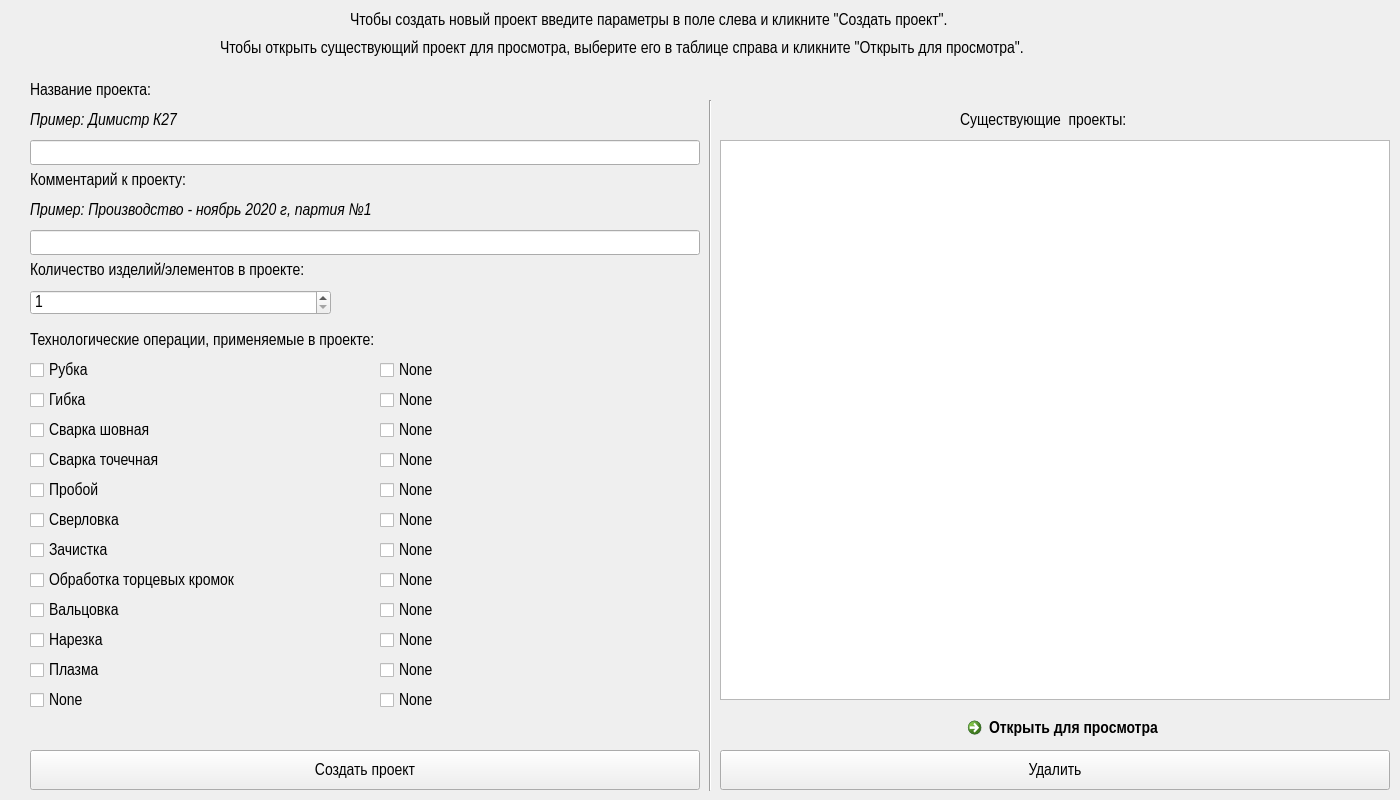
<?xml version="1.0" encoding="UTF-8"?>
<ui version="4.0">
 <class>MainW</class>
 <widget class="QMainWindow" name="MainW">
  <property name="geometry">
   <rect>
    <x>0</x>
    <y>0</y>
    <width>1400</width>
    <height>800</height>
   </rect>
  </property>
  <property name="font">
   <font>
    <family>Arial Narrow</family>
    <pointsize>13</pointsize>
   </font>
  </property>
  <property name="windowTitle">
   <string>PAP</string>
  </property>
  <widget class="QWidget" name="centralwidget">
   <widget class="Line" name="line">
    <property name="geometry">
     <rect>
      <x>700</x>
      <y>100</y>
      <width>20</width>
      <height>691</height>
     </rect>
    </property>
    <property name="orientation">
     <enum>Qt::Vertical</enum>
    </property>
   </widget>
   <widget class="QCommandLinkButton" name="commandLinkButton">
    <property name="geometry">
     <rect>
      <x>960</x>
      <y>710</y>
      <width>250</width>
      <height>30</height>
     </rect>
    </property>
    <property name="text">
     <string>Открыть для просмотра</string>
    </property>
   </widget>
   <widget class="QPushButton" name="pushButton">
    <property name="geometry">
     <rect>
      <x>720</x>
      <y>750</y>
      <width>670</width>
      <height>40</height>
     </rect>
    </property>
    <property name="text">
     <string>Удалить</string>
    </property>
   </widget>
   <widget class="QLabel" name="label">
    <property name="geometry">
     <rect>
      <x>30</x>
      <y>80</y>
      <width>670</width>
      <height>20</height>
     </rect>
    </property>
    <property name="text">
     <string>Название проекта: </string>
    </property>
   </widget>
   <widget class="QLineEdit" name="lineEdit">
    <property name="geometry">
     <rect>
      <x>30</x>
      <y>140</y>
      <width>670</width>
      <height>25</height>
     </rect>
    </property>
   </widget>
   <widget class="QLineEdit" name="lineEdit_2">
    <property name="geometry">
     <rect>
      <x>30</x>
      <y>230</y>
      <width>670</width>
      <height>25</height>
     </rect>
    </property>
   </widget>
   <widget class="QLabel" name="label_2">
    <property name="geometry">
     <rect>
      <x>30</x>
      <y>170</y>
      <width>670</width>
      <height>20</height>
     </rect>
    </property>
    <property name="text">
     <string>Комментарий к проекту:</string>
    </property>
   </widget>
   <widget class="QSpinBox" name="spinBox">
    <property name="geometry">
     <rect>
      <x>30</x>
      <y>290</y>
      <width>301</width>
      <height>25</height>
     </rect>
    </property>
    <property name="minimum">
     <number>1</number>
    </property>
    <property name="maximum">
     <number>500</number>
    </property>
   </widget>
   <widget class="QLabel" name="label_3">
    <property name="geometry">
     <rect>
      <x>30</x>
      <y>260</y>
      <width>670</width>
      <height>20</height>
     </rect>
    </property>
    <property name="text">
     <string>Количество изделий/элементов в проекте:</string>
    </property>
   </widget>
   <widget class="QCheckBox" name="checkBox">
    <property name="geometry">
     <rect>
      <x>30</x>
      <y>360</y>
      <width>300</width>
      <height>20</height>
     </rect>
    </property>
    <property name="text">
     <string>Рубка</string>
    </property>
    <property name="checked">
     <bool>false</bool>
    </property>
    <property name="tristate">
     <bool>false</bool>
    </property>
   </widget>
   <widget class="QCheckBox" name="checkBox_2">
    <property name="geometry">
     <rect>
      <x>30</x>
      <y>390</y>
      <width>300</width>
      <height>20</height>
     </rect>
    </property>
    <property name="text">
     <string>Гибка</string>
    </property>
   </widget>
   <widget class="QPushButton" name="pushButton_2">
    <property name="geometry">
     <rect>
      <x>30</x>
      <y>750</y>
      <width>670</width>
      <height>40</height>
     </rect>
    </property>
    <property name="text">
     <string>Создать проект</string>
    </property>
   </widget>
   <widget class="QLabel" name="label_5">
    <property name="geometry">
     <rect>
      <x>350</x>
      <y>10</y>
      <width>751</width>
      <height>21</height>
     </rect>
    </property>
    <property name="text">
     <string>Чтобы создать новый проект введите параметры в поле слева и кликните &quot;Создать проект&quot;.</string>
    </property>
   </widget>
   <widget class="QLabel" name="label_4">
    <property name="geometry">
     <rect>
      <x>220</x>
      <y>40</y>
      <width>1011</width>
      <height>16</height>
     </rect>
    </property>
    <property name="text">
     <string>Чтобы открыть существующий проект для просмотра, выберите его в таблице справа и кликните &quot;Открыть для просмотра&quot;.</string>
    </property>
   </widget>
   <widget class="QLabel" name="label_6">
    <property name="geometry">
     <rect>
      <x>30</x>
      <y>110</y>
      <width>670</width>
      <height>20</height>
     </rect>
    </property>
    <property name="font">
     <font>
      <italic>true</italic>
     </font>
    </property>
    <property name="text">
     <string>Пример: Димистр К27</string>
    </property>
   </widget>
   <widget class="QLabel" name="label_7">
    <property name="geometry">
     <rect>
      <x>30</x>
      <y>200</y>
      <width>670</width>
      <height>20</height>
     </rect>
    </property>
    <property name="font">
     <font>
      <italic>true</italic>
     </font>
    </property>
    <property name="text">
     <string>Пример: Производство - ноябрь 2020 г, партия №1</string>
    </property>
   </widget>
   <widget class="QLabel" name="label_8">
    <property name="geometry">
     <rect>
      <x>30</x>
      <y>330</y>
      <width>670</width>
      <height>20</height>
     </rect>
    </property>
    <property name="text">
     <string>Технологические операции, применяемые в проекте:</string>
    </property>
   </widget>
   <widget class="QCheckBox" name="checkBox_3">
    <property name="geometry">
     <rect>
      <x>30</x>
      <y>420</y>
      <width>300</width>
      <height>20</height>
     </rect>
    </property>
    <property name="text">
     <string>Сварка шовная</string>
    </property>
   </widget>
   <widget class="QCheckBox" name="checkBox_4">
    <property name="geometry">
     <rect>
      <x>30</x>
      <y>450</y>
      <width>300</width>
      <height>20</height>
     </rect>
    </property>
    <property name="text">
     <string>Сварка точечная</string>
    </property>
   </widget>
   <widget class="QCheckBox" name="checkBox_5">
    <property name="geometry">
     <rect>
      <x>30</x>
      <y>480</y>
      <width>300</width>
      <height>20</height>
     </rect>
    </property>
    <property name="text">
     <string>Пробой</string>
    </property>
   </widget>
   <widget class="QCheckBox" name="checkBox_6">
    <property name="geometry">
     <rect>
      <x>30</x>
      <y>600</y>
      <width>300</width>
      <height>20</height>
     </rect>
    </property>
    <property name="text">
     <string>Вальцовка</string>
    </property>
   </widget>
   <widget class="QCheckBox" name="checkBox_7">
    <property name="geometry">
     <rect>
      <x>30</x>
      <y>510</y>
      <width>300</width>
      <height>20</height>
     </rect>
    </property>
    <property name="text">
     <string>Сверловка</string>
    </property>
   </widget>
   <widget class="QCheckBox" name="checkBox_8">
    <property name="geometry">
     <rect>
      <x>30</x>
      <y>570</y>
      <width>300</width>
      <height>20</height>
     </rect>
    </property>
    <property name="text">
     <string>Обработка торцевых кромок</string>
    </property>
   </widget>
   <widget class="QCheckBox" name="checkBox_9">
    <property name="geometry">
     <rect>
      <x>30</x>
      <y>540</y>
      <width>300</width>
      <height>20</height>
     </rect>
    </property>
    <property name="text">
     <string>Зачистка</string>
    </property>
   </widget>
   <widget class="QCheckBox" name="checkBox_11">
    <property name="geometry">
     <rect>
      <x>30</x>
      <y>630</y>
      <width>300</width>
      <height>20</height>
     </rect>
    </property>
    <property name="text">
     <string>Нарезка</string>
    </property>
   </widget>
   <widget class="QCheckBox" name="checkBox_12">
    <property name="geometry">
     <rect>
      <x>30</x>
      <y>690</y>
      <width>300</width>
      <height>20</height>
     </rect>
    </property>
    <property name="text">
     <string>None</string>
    </property>
   </widget>
   <widget class="QCheckBox" name="checkBox_13">
    <property name="geometry">
     <rect>
      <x>30</x>
      <y>660</y>
      <width>300</width>
      <height>20</height>
     </rect>
    </property>
    <property name="text">
     <string>Плазма</string>
    </property>
   </widget>
   <widget class="QCheckBox" name="checkBox_14">
    <property name="geometry">
     <rect>
      <x>380</x>
      <y>570</y>
      <width>300</width>
      <height>20</height>
     </rect>
    </property>
    <property name="text">
     <string>None</string>
    </property>
   </widget>
   <widget class="QCheckBox" name="checkBox_15">
    <property name="geometry">
     <rect>
      <x>380</x>
      <y>660</y>
      <width>300</width>
      <height>20</height>
     </rect>
    </property>
    <property name="text">
     <string>None</string>
    </property>
   </widget>
   <widget class="QCheckBox" name="checkBox_16">
    <property name="geometry">
     <rect>
      <x>380</x>
      <y>480</y>
      <width>300</width>
      <height>20</height>
     </rect>
    </property>
    <property name="text">
     <string>None</string>
    </property>
   </widget>
   <widget class="QCheckBox" name="checkBox_17">
    <property name="geometry">
     <rect>
      <x>380</x>
      <y>630</y>
      <width>300</width>
      <height>20</height>
     </rect>
    </property>
    <property name="text">
     <string>None</string>
    </property>
   </widget>
   <widget class="QCheckBox" name="checkBox_18">
    <property name="geometry">
     <rect>
      <x>380</x>
      <y>390</y>
      <width>300</width>
      <height>20</height>
     </rect>
    </property>
    <property name="text">
     <string>None</string>
    </property>
   </widget>
   <widget class="QCheckBox" name="checkBox_19">
    <property name="geometry">
     <rect>
      <x>380</x>
      <y>600</y>
      <width>300</width>
      <height>20</height>
     </rect>
    </property>
    <property name="text">
     <string>None</string>
    </property>
   </widget>
   <widget class="QCheckBox" name="checkBox_20">
    <property name="geometry">
     <rect>
      <x>380</x>
      <y>450</y>
      <width>300</width>
      <height>20</height>
     </rect>
    </property>
    <property name="text">
     <string>None</string>
    </property>
   </widget>
   <widget class="QCheckBox" name="checkBox_22">
    <property name="geometry">
     <rect>
      <x>380</x>
      <y>420</y>
      <width>300</width>
      <height>20</height>
     </rect>
    </property>
    <property name="text">
     <string>None</string>
    </property>
   </widget>
   <widget class="QCheckBox" name="checkBox_23">
    <property name="geometry">
     <rect>
      <x>380</x>
      <y>360</y>
      <width>300</width>
      <height>20</height>
     </rect>
    </property>
    <property name="text">
     <string>None</string>
    </property>
    <property name="checked">
     <bool>false</bool>
    </property>
    <property name="tristate">
     <bool>false</bool>
    </property>
   </widget>
   <widget class="QCheckBox" name="checkBox_24">
    <property name="geometry">
     <rect>
      <x>380</x>
      <y>510</y>
      <width>300</width>
      <height>20</height>
     </rect>
    </property>
    <property name="text">
     <string>None</string>
    </property>
   </widget>
   <widget class="QCheckBox" name="checkBox_25">
    <property name="geometry">
     <rect>
      <x>380</x>
      <y>540</y>
      <width>300</width>
      <height>20</height>
     </rect>
    </property>
    <property name="text">
     <string>None</string>
    </property>
   </widget>
   <widget class="QCheckBox" name="checkBox_26">
    <property name="geometry">
     <rect>
      <x>380</x>
      <y>690</y>
      <width>300</width>
      <height>20</height>
     </rect>
    </property>
    <property name="text">
     <string>None</string>
    </property>
   </widget>
   <widget class="QTableView" name="tableView">
    <property name="geometry">
     <rect>
      <x>720</x>
      <y>140</y>
      <width>670</width>
      <height>560</height>
     </rect>
    </property>
   </widget>
   <widget class="QLabel" name="label_9">
    <property name="geometry">
     <rect>
      <x>960</x>
      <y>110</y>
      <width>220</width>
      <height>20</height>
     </rect>
    </property>
    <property name="text">
     <string>Существующие  проекты:</string>
    </property>
   </widget>
  </widget>
 </widget>
 <resources/>
 <connections/>
</ui>
